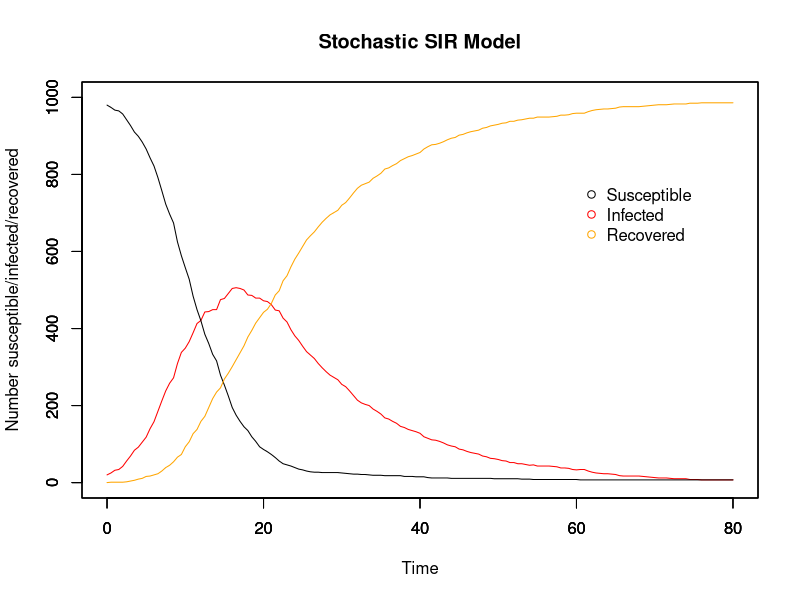

This chart was generated by the following R code:
## Population-based stochastic SIR model from scratch
## 26/10/17

##########################
## Input values for SIR ##
##########################

# Time
timestep <- 0.5
end <- 80
times <- seq(0, end, by = timestep)

# Initial population: N-1 susceptible, 1 infectious, 0 recovered
init.values = c(
  S = 1000-20,
  I = 20,
  R = 0
)
N = sum(init.values)

# Beta & gammma
beta <- 0.08*5
gamma <- 0.08

###############
## The model ##
###############

# Array for holding collective disease status information for whole period of time
data <- array(0, dim =c(length(times), length(init.values)+3))
data[,1] <- times # make first column the timesteps to make plotting easier later on

# set.seed(1)
# Beta = 0.005, gamma = 0.08
# Pop = 50: 35, 57, 95, 113, 227
# Pop = 200: 2, 7, 8, 14, 20
# Pop = 1000: 6, 8, 20, 27, 28

# Beta = 0.05, gamma = 0.08
# Pop = 50: 7, 10, 15, 18, 25
# Pop = 200: 4, 7, 9, 15, 19
# Pop = 1000: 6, 8, 27, 28, 30

# For loops for calculating the numbers susceptible, infected, and recovered at each timepoint
for (time in times){
  if (time == 0){ # Set up the number of S/I/R at time 0
    data[1,2] <- init.values["S"] # number of susceptibles at time 0
    data[1,3] <- init.values["I"] # number of infecteds at time 0
    data[1,4] <- init.values["R"] # number of recovereds at time 0
    data[1,5] <- init.values["I"] # number newly infected at time 0
    data[1,6] <- init.values["R"] # number newly recovered at time 0
    
  } else{
    whole_time <- 1/timestep * time # makes time into the whole number that it corresponds to in the array
    
    inf <- rbinom(1, size = data[whole_time,2], (1-(exp((-beta)*(data[whole_time,3]/N)*timestep)))) # number who become infected in this timestep
    rec <- rbinom(1, size = data[whole_time,3], (1-(exp((-gamma)*timestep)))) # number who become recovered in this timestep
    
    data[whole_time+1,2] <- data[whole_time,2] - inf # number of susceptibles at next timestep
    
    data[whole_time+1,3] <- data[whole_time,3]  + inf - rec # number of infecteds at next timestep
    
    data[whole_time+1,4] <- data[whole_time,4] + rec # number of recovereds at next timestep
    
    data[whole_time+1,5] <- data[whole_time+1,3] - data[whole_time,3] + data[whole_time+1,4] - data[whole_time,4] # number of newly infected
    
    data[whole_time+1,6] <- data[whole_time+1,4] - data[whole_time,4] # number of newly recovered
  }
}

###############
## SIR plots ##
###############

run_stoch <- data.frame(data) # make array into a dataframe
colnames(run_stoch) <- c("time","S", "I", "R", "new_I", "new_R")

par(mfrow = c(1,1))

# Plot for SIR model
plot(x = run_stoch$time, y = run_stoch$I, type = "l", col = "red", ylim = c(0,N),
     xlab = "Time", ylab = "Number susceptible/infected/recovered", main = "Stochastic SIR Model")
par(new=T)
plot(x = run_stoch$time, y = run_stoch$S, type = "l", ylim = c(0,N), ylab = "", xlab = "") # add susceptible line
par(new=T)
plot(x = run_stoch$time, y = run_stoch$R, type = "l", col = "orange", ylim = c(0,N), ylab = "", xlab = "") # recovered

# Add legend
legend(60, 0.8*N, c("Susceptible", "Infected", "Recovered"), pch = 1, col = c("black", "red", "orange"), bty = "n")

###############
## Save data ##
###############

setwd("/home/evelina/Development/stochastic_vs_deterministic")

# Save SIR data 
write.csv(run_stoch, file = "data_pop1000_b0.05_g0.08_30.csv", row.names = FALSE)
